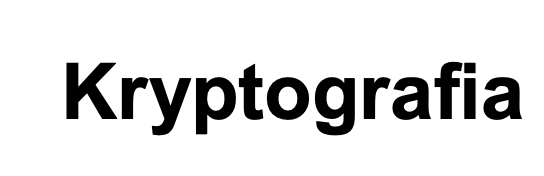
#> input picture task-1/image.png, 544 x 176 px
$ python kryptografia-wizualna.py
#> lines starting #> are read from the running program, lines starting #| are printed output that depends on the picture; after the words box and inside, x2 and y2 are one past the last pixel; in counts of white or black regions, pixels touching at a corner belong together
import random
from PIL import Image
import numpy as np


class Visual_cryptography:

    def __init__(self, file_name=""):
        self.file_name = file_name
        self.image_array = self.load_as_array()

    def load_as_array(self):
        image = Image.open(self.file_name).convert('1')
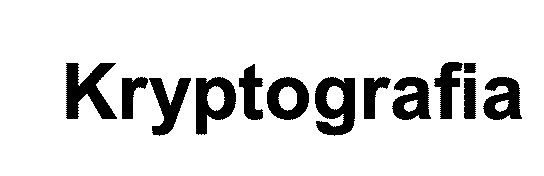
#> image: PIL image 544x176 1; 87.2% white; 13 black regions, largest, box (x1, y1, x2, y2) and area: (66, 63, 117, 119) 1588, (315, 77, 355, 136) 1568, (196, 77, 236, 135) 1335
        return np.array(image)

    def save_as_image(self, img_array, image_name, show=0):
        pil_img = Image.fromarray(img_array)
        if show:
            pil_img.show()
        pil_img.save(image_name)

    def split(self):
        img_1 = []
        img_2 = []
        for i in self.image_array:
            temp = []
            temp2 = []
            # print(rand_int)
            for j in i:
                rand_int = random.randint(0, 1)
                if j:
                    if rand_int:
                        temp.append(False)
                        temp.append(True)
                        temp2.append(False)
                        temp2.append(True)
                    else:
                        temp.append(True)
                        temp.append(False)
                        temp2.append(True)
                        temp2.append(False)

                else:
                    if rand_int:
                        temp.append(True)
                        temp.append(False)
                        temp2.append(False)
                        temp2.append(True)
                    else:
                        temp.append(False)
                        temp.append(True)
                        temp2.append(True)
                        temp2.append(False)

            img_1.append(temp)
            img_2.append(temp2)
#> after the loop, img_1 = 176 items; img_2 = 176 items

        self.save_as_image(np.array(img_1), "img_1.png")
#> call 2 of save_as_image, with image_name = 'img_1.png', show = 0
#> in save_as_image (call 2), `pil_img = Image.fromarray(img_array)`:
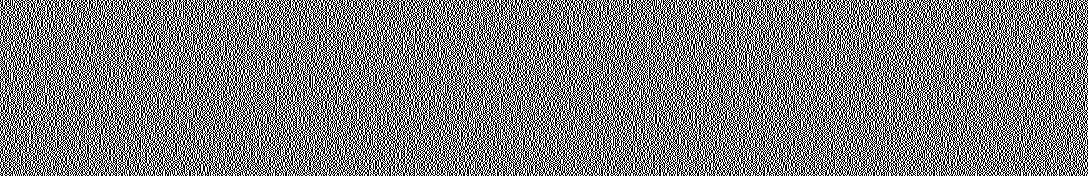
#> pil_img: PIL image 1088x176 1; 50% white in thin lines or dots
#> in save_as_image (call 2), `pil_img = Image.fromarray(img_array)`: img_array: shape (176, 1088) bool; 50% white in thin lines or dots
        self.save_as_image(np.array(img_2), "img_2.png")
#> call 3 of save_as_image, with image_name = 'img_2.png', show = 0
#> in save_as_image (call 3), `pil_img = Image.fromarray(img_array)`:
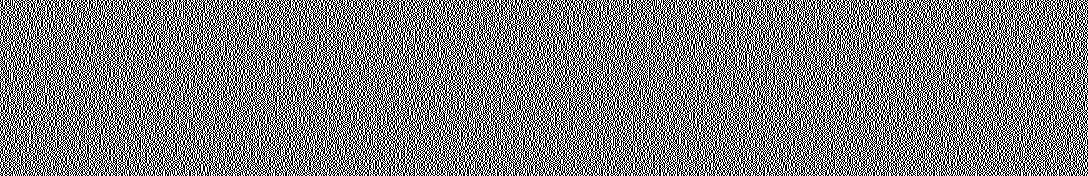
#> pil_img: PIL image 1088x176 1; 50% white in thin lines or dots
#> in save_as_image (call 3), `pil_img = Image.fromarray(img_array)`: img_array: shape (176, 1088) bool; 50% white in thin lines or dots


    def run(self):
        # print(self.image_array)
        # print(sum(self.image_array))
        self.save_as_image(self.image_array, "default_image.png")
        self.split()


class Main:
    visual_cryptography = Visual_cryptography("image.png")
    visual_cryptography.run()


if __name__ == '__main__':
    Main()
